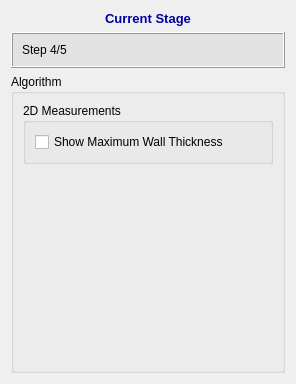
<?xml version="1.0" encoding="UTF-8"?>
<ui version="4.0">
 <class>QInteractorStyleRuler</class>
 <widget class="QWidget" name="QInteractorStyleRuler">
  <property name="geometry">
   <rect>
    <x>0</x>
    <y>0</y>
    <width>296</width>
    <height>384</height>
   </rect>
  </property>
  <property name="windowTitle">
   <string>Ruler</string>
  </property>
  <layout class="QVBoxLayout" name="verticalLayout">
   <item>
    <widget class="QLabel" name="label_27">
     <property name="font">
      <font>
       <pointsize>10</pointsize>
       <weight>75</weight>
       <bold>true</bold>
      </font>
     </property>
     <property name="text">
      <string>&lt;html&gt;&lt;head/&gt;&lt;body&gt;&lt;p&gt;&lt;span style=&quot; color:#0000a5;&quot;&gt;Current Stage&lt;/span&gt;&lt;/p&gt;&lt;/body&gt;&lt;/html&gt;</string>
     </property>
     <property name="alignment">
      <set>Qt::AlignCenter</set>
     </property>
    </widget>
   </item>
   <item>
    <widget class="QFrame" name="frame_7">
     <property name="minimumSize">
      <size>
       <width>0</width>
       <height>0</height>
      </size>
     </property>
     <property name="font">
      <font>
       <family>Arial</family>
       <pointsize>10</pointsize>
      </font>
     </property>
     <property name="styleSheet">
      <string notr="true">background-color: rgb(226, 226, 226)</string>
     </property>
     <property name="frameShape">
      <enum>QFrame::Box</enum>
     </property>
     <property name="frameShadow">
      <enum>QFrame::Raised</enum>
     </property>
     <property name="lineWidth">
      <number>1</number>
     </property>
     <layout class="QVBoxLayout" name="verticalLayout_16">
      <property name="spacing">
       <number>7</number>
      </property>
      <item>
       <layout class="QVBoxLayout" name="verticalLayout_17">
        <property name="spacing">
         <number>7</number>
        </property>
        <item>
         <layout class="QHBoxLayout" name="horizontalLayout_13">
          <item>
           <widget class="QLabel" name="label_28">
            <property name="font">
             <font>
              <family>Arial</family>
             </font>
            </property>
            <property name="text">
             <string>Step 4/5</string>
            </property>
           </widget>
          </item>
         </layout>
        </item>
       </layout>
      </item>
     </layout>
    </widget>
   </item>
   <item>
    <widget class="QGroupBox" name="groupBox_5">
     <property name="sizePolicy">
      <sizepolicy hsizetype="Preferred" vsizetype="Expanding">
       <horstretch>0</horstretch>
       <verstretch>0</verstretch>
      </sizepolicy>
     </property>
     <property name="minimumSize">
      <size>
       <width>0</width>
       <height>0</height>
      </size>
     </property>
     <property name="title">
      <string>Algorithm</string>
     </property>
     <layout class="QVBoxLayout" name="verticalLayout_22">
      <item>
       <widget class="QGroupBox" name="groupBox_7">
        <property name="maximumSize">
         <size>
          <width>16777215</width>
          <height>110</height>
         </size>
        </property>
        <property name="title">
         <string>2D Measurements</string>
        </property>
        <layout class="QVBoxLayout" name="verticalLayout_21">
         <item>
          <widget class="QCheckBox" name="maximumWallThicknessChkBox">
           <property name="text">
            <string>Show Maximum Wall Thickness</string>
           </property>
          </widget>
         </item>
        </layout>
       </widget>
      </item>
      <item>
       <spacer name="verticalSpacer_2">
        <property name="orientation">
         <enum>Qt::Vertical</enum>
        </property>
        <property name="sizeHint" stdset="0">
         <size>
          <width>20</width>
          <height>288</height>
         </size>
        </property>
       </spacer>
      </item>
     </layout>
    </widget>
   </item>
  </layout>
 </widget>
 <resources/>
 <connections/>
</ui>
